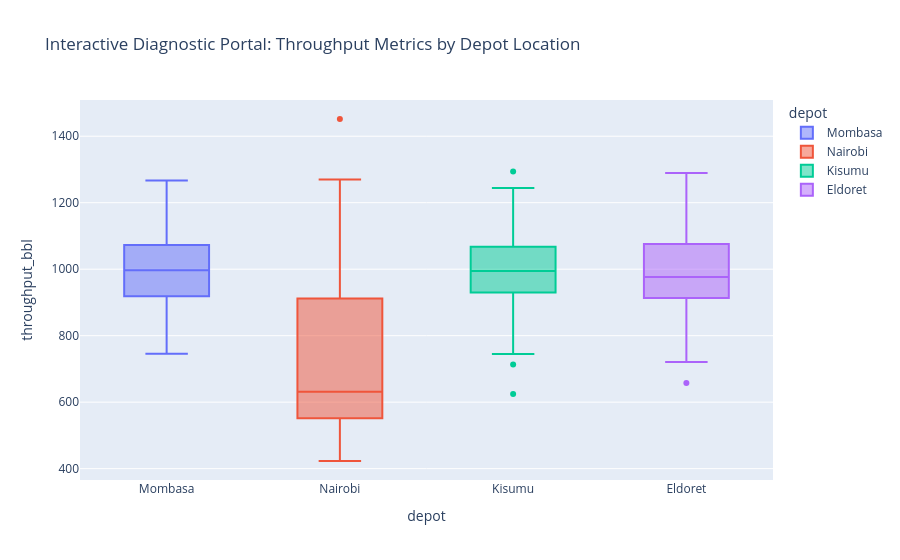

This figure's notebook cell:
### Code cell
# Interactive Deep-Dive Exploration with Plotly
fig = px.box(df_eda, x='depot', y='throughput_bbl', color='depot',
             title='Interactive Diagnostic Portal: Throughput Metrics by Depot Location')
fig.show()

### Figure 1 — Plotly figure (JSON) as saved in the notebook; plotly's stock layout.template omitted (floating-point values rounded to 4 significant figures)
{"data": [{"alignmentgroup": "True", "hovertemplate": "depot=%{x}<br>throughput_bbl=%{y}<extra></extra>", "legendgroup": "Mombasa", "marker": {"color": "#636efa"}, "name": "Mombasa", "notched": false, "offsetgroup": "Mombasa", "orientation": "v", "showlegend": true, "type": "box", "x": ["Mombasa", "Mombasa", "Mombasa", "Mombasa", "Mombasa", "Mombasa", "Mombasa", "Mombasa", "Mombasa", "Mombasa", "Mombasa", "Mombasa", "Mombasa", "Mombasa", "Mombasa", "Mombasa", "Mombasa", "Mombasa", "Mombasa", "Mombasa", "Mombasa", "Mombasa", "Mombasa", "Mombasa", "Mombasa", "Mombasa", "Mombasa", "Mombasa", "Mombasa", "Mombasa", "Mombasa", "Mombasa", "Mombasa", "Mombasa", "Mombasa", "Mombasa", "Mombasa", "Mombasa", "Mombasa", "Mombasa", "Mombasa", "Mombasa", "Mombasa", "Mombasa", "Mombasa", "Mombasa", "Mombasa", "Mombasa", "Mombasa", "Mombasa", "Mombasa", "Mombasa", "Mombasa", "Mombasa", "Mombasa", "Mombasa", "Mombasa", "Mombasa", "Mombasa", "Mombasa", "Mombasa", "Mombasa", "Mombasa", "Mombasa", "Mombasa", "Mombasa", "Mombasa", "Mombasa", "Mombasa", "Mombasa", "Mombasa", "Mombasa", "Mombasa", "Mombasa", "Mombasa", "Mombasa", "Mombasa", "Mombasa", "Mombasa", "Mombasa", "Mombasa", "Mombasa", "Mombasa", "Mombasa", "Mombasa", "Mombasa", "Mombasa", "Mombasa", "Mombasa", "Mombasa", "Mombasa", "Mombasa", "Mombasa", "Mombasa", "Mombasa", "Mombasa", "Mombasa", "Mombasa", "Mombasa", "Mombasa"], "x0": " ", "xaxis": "x", "y": [1043.0, 914.4, 1032.0, 973.4, 900.6, 1075.0, 1108.0, 925.6, 938.1, 848.4, 1065.0, 1075.0, 1110.0, 998.2, 1077.0, 988.0, 806.8, 823.9, 1072.0, 997.0, 1004.0, 1039.0, 901.4, 1105.0, 1023.0, 886.1, 896.4, 910.5, 1018.0, 903.0, 1198.0, 1073.0, 1073.0, 910.6, 860.2, 894.7, 1001.0, 745.8, 1013.0, 924.1, 1063.0, 1134.0, 1050.0, 917.8, 1021.0, 972.0, 1000.0, 960.8, 1127.0, 868.5, 1251.0, 914.9, 1053.0, 998.3, 1019.0, 1088.0, 1114.0, 942.4, 1161.0, 990.6, 1104.0, 963.0, 1060.0, 1079.0, 860.9, 918.8, 973.6, 910.7, 890.8, 1217.0, 928.6, 947.7, 908.0, 991.8, 992.5, 991.3, 1044.0, 1090.0, 948.1, 991.1, 946.6, 1120.0, 964.9, 1008.0, 1252.0, 1041.0, 1038.0, 898.9, 923.5, 812.8, 782.1, 965.5, 1155.0, 1107.0, 997.4, 1116.0, 936.6, 1054.0, 1267.0, 835.0], "y0": " ", "yaxis": "y"}, {"alignmentgroup": "True", "hovertemplate": "depot=%{x}<br>throughput_bbl=%{y}<extra></extra>", "legendgroup": "Nairobi", "marker": {"color": "#EF553B"}, "name": "Nairobi", "notched": false, "offsetgroup": "Nairobi", "orientation": "v", "showlegend": true, "type": "box", "x": ["Nairobi", "Nairobi", "Nairobi", "Nairobi", "Nairobi", "Nairobi", "Nairobi", "Nairobi", "Nairobi", "Nairobi", "Nairobi", "Nairobi", "Nairobi", "Nairobi", "Nairobi", "Nairobi", "Nairobi", "Nairobi", "Nairobi", "Nairobi", "Nairobi", "Nairobi", "Nairobi", "Nairobi", "Nairobi", "Nairobi", "Nairobi", "Nairobi", "Nairobi", "Nairobi", "Nairobi", "Nairobi", "Nairobi", "Nairobi", "Nairobi", "Nairobi", "Nairobi", "Nairobi", "Nairobi", "Nairobi", "Nairobi", "Nairobi", "Nairobi", "Nairobi", "Nairobi", "Nairobi", "Nairobi", "Nairobi", "Nairobi", "Nairobi", "Nairobi", "Nairobi", "Nairobi", "Nairobi", "Nairobi", "Nairobi", "Nairobi", "Nairobi", "Nairobi", "Nairobi", "Nairobi", "Nairobi", "Nairobi", "Nairobi", "Nairobi", "Nairobi", "Nairobi", "Nairobi", "Nairobi", "Nairobi", "Nairobi", "Nairobi", "Nairobi", "Nairobi", "Nairobi", "Nairobi", "Nairobi", "Nairobi", "Nairobi", "Nairobi", "Nairobi", "Nairobi", "Nairobi", "Nairobi", "Nairobi", "Nairobi", "Nairobi", "Nairobi", "Nairobi", "Nairobi", "Nairobi", "Nairobi", "Nairobi", "Nairobi", "Nairobi", "Nairobi", "Nairobi", "Nairobi", "Nairobi", "Nairobi"], "x0": " ", "xaxis": "x", "y": [1166.0, 827.3, 882.8, 860.7, 1089.0, 1011.0, 1120.0, 993.3, 1035.0, 1078.0, 898.8, 997.9, 916.4, 906.9, 1452.0, 1187.0, 1047.0, 917.4, 990.9, 919.6, 1018.0, 1269.0, 922.0, 968.9, 1036.0, 851.8, 1118.0, 930.9, 806.1, 943.4, 1064.0, 1188.0, 526.3, 423.0, 648.2, 620.7, 585.5, 499.9, 711.9, 670.8, 522.3, 719.4, 509.5, 564.4, 570.2, 683.5, 553.3, 466.2, 608.8, 547.6, 566.8, 690.5, 545.7, 567.0, 494.1, 698.8, 593.0, 514.1, 625.1, 571.9, 625.5, 511.0, 580.7, 742.2, 505.7, 550.1, 594.6, 573.9, 545.6, 639.9, 543.0, 742.7, 515.7, 628.2, 636.8, 537.0, 557.8, 586.8, 538.1, 618.4, 754.9, 747.2, 529.8, 594.4, 606.6, 622.5, 507.2, 587.7, 533.5, 573.8, 644.6, 547.9, 492.0, 519.9, 740.9, 846.7, 671.3, 491.1, 635.2, 602.2], "y0": " ", "yaxis": "y"}, {"alignmentgroup": "True", "hovertemplate": "depot=%{x}<br>throughput_bbl=%{y}<extra></extra>", "legendgroup": "Kisumu", "marker": {"color": "#00cc96"}, "name": "Kisumu", "notched": false, "offsetgroup": "Kisumu", "orientation": "v", "showlegend": true, "type": "box", "x": ["Kisumu", "Kisumu", "Kisumu", "Kisumu", "Kisumu", "Kisumu", "Kisumu", "Kisumu", "Kisumu", "Kisumu", "Kisumu", "Kisumu", "Kisumu", "Kisumu", "Kisumu", "Kisumu", "Kisumu", "Kisumu", "Kisumu", "Kisumu", "Kisumu", "Kisumu", "Kisumu", "Kisumu", "Kisumu", "Kisumu", "Kisumu", "Kisumu", "Kisumu", "Kisumu", "Kisumu", "Kisumu", "Kisumu", "Kisumu", "Kisumu", "Kisumu", "Kisumu", "Kisumu", "Kisumu", "Kisumu", "Kisumu", "Kisumu", "Kisumu", "Kisumu", "Kisumu", "Kisumu", "Kisumu", "Kisumu", "Kisumu", "Kisumu", "Kisumu", "Kisumu", "Kisumu", "Kisumu", "Kisumu", "Kisumu", "Kisumu", "Kisumu", "Kisumu", "Kisumu", "Kisumu", "Kisumu", "Kisumu", "Kisumu", "Kisumu", "Kisumu", "Kisumu", "Kisumu", "Kisumu", "Kisumu", "Kisumu", "Kisumu", "Kisumu", "Kisumu", "Kisumu", "Kisumu", "Kisumu", "Kisumu", "Kisumu", "Kisumu", "Kisumu", "Kisumu", "Kisumu", "Kisumu", "Kisumu", "Kisumu", "Kisumu", "Kisumu", "Kisumu", "Kisumu", "Kisumu", "Kisumu", "Kisumu", "Kisumu", "Kisumu", "Kisumu", "Kisumu", "Kisumu", "Kisumu", "Kisumu"], "x0": " ", "xaxis": "x", "y": [980.2, 951.1, 922.9, 1013.0, 1149.0, 995.9, 913.4, 806.8, 1168.0, 905.6, 993.6, 870.3, 1013.0, 948.7, 1006.0, 937.8, 919.8, 624.7, 1044.0, 1105.0, 1132.0, 1094.0, 964.5, 990.9, 1177.0, 934.8, 1003.0, 1294.0, 1094.0, 926.6, 918.2, 853.3, 843.3, 930.7, 980.8, 713.0, 1018.0, 972.4, 1040.0, 1135.0, 1047.0, 962.9, 1012.0, 915.3, 976.6, 1022.0, 876.6, 1019.0, 751.9, 1059.0, 1028.0, 1110.0, 1030.0, 1029.0, 943.9, 909.7, 1245.0, 959.4, 1107.0, 1021.0, 1056.0, 745.3, 947.0, 1022.0, 900.9, 1212.0, 1142.0, 1105.0, 1075.0, 1036.0, 943.5, 964.3, 1059.0, 1073.0, 1024.0, 793.2, 778.8, 825.8, 955.9, 947.2, 975.0, 1138.0, 1062.0, 1140.0, 854.8, 944.7, 929.7, 1053.0, 791.3, 1112.0, 1043.0, 972.7, 1161.0, 1150.0, 953.3, 1163.0, 1089.0, 910.6, 960.3, 1151.0], "y0": " ", "yaxis": "y"}, {"alignmentgroup": "True", "hovertemplate": "depot=%{x}<br>throughput_bbl=%{y}<extra></extra>", "legendgroup": "Eldoret", "marker": {"color": "#ab63fa"}, "name": "Eldoret", "notched": false, "offsetgroup": "Eldoret", "orientation": "v", "showlegend": true, "type": "box", "x": ["Eldoret", "Eldoret", "Eldoret", "Eldoret", "Eldoret", "Eldoret", "Eldoret", "Eldoret", "Eldoret", "Eldoret", "Eldoret", "Eldoret", "Eldoret", "Eldoret", "Eldoret", "Eldoret", "Eldoret", "Eldoret", "Eldoret", "Eldoret", "Eldoret", "Eldoret", "Eldoret", "Eldoret", "Eldoret", "Eldoret", "Eldoret", "Eldoret", "Eldoret", "Eldoret", "Eldoret", "Eldoret", "Eldoret", "Eldoret", "Eldoret", "Eldoret", "Eldoret", "Eldoret", "Eldoret", "Eldoret", "Eldoret", "Eldoret", "Eldoret", "Eldoret", "Eldoret", "Eldoret", "Eldoret", "Eldoret", "Eldoret", "Eldoret", "Eldoret", "Eldoret", "Eldoret", "Eldoret", "Eldoret", "Eldoret", "Eldoret", "Eldoret", "Eldoret", "Eldoret", "Eldoret", "Eldoret", "Eldoret", "Eldoret", "Eldoret", "Eldoret", "Eldoret", "Eldoret", "Eldoret", "Eldoret", "Eldoret", "Eldoret", "Eldoret", "Eldoret", "Eldoret", "Eldoret", "Eldoret", "Eldoret", "Eldoret", "Eldoret", "Eldoret", "Eldoret", "Eldoret", "Eldoret", "Eldoret", "Eldoret", "Eldoret", "Eldoret", "Eldoret", "Eldoret", "Eldoret", "Eldoret", "Eldoret", "Eldoret", "Eldoret", "Eldoret", "Eldoret", "Eldoret", "Eldoret", "Eldoret"], "x0": " ", "xaxis": "x", "y": [822.8, 1008.0, 1031.0, 1090.0, 1149.0, 937.6, 720.9, 1270.0, 1029.0, 945.1, 1084.0, 1095.0, 970.1, 1008.0, 974.3, 1003.0, 1059.0, 952.4, 910.6, 1091.0, 955.4, 805.8, 826.0, 1081.0, 1013.0, 1179.0, 993.9, 1172.0, 994.1, 849.0, 738.5, 902.8, 1192.0, 1102.0, 973.0, 988.2, 1194.0, 1085.0, 934.9, 884.1, 1035.0, 823.0, 1062.0, 1015.0, 1092.0, 978.1, 1039.0, 840.7, 985.2, 1100.0, 889.4, 969.6, 932.7, 1125.0, 811.5, 919.7, 988.4, 1179.0, 1084.0, 1149.0, 906.0, 1006.0, 1125.0, 777.4, 910.4, 1071.0, 912.6, 987.2, 872.5, 657.4, 983.1, 989.7, 908.5, 1064.0, 913.3, 876.2, 1278.0, 794.0, 1114.0, 970.9, 908.5, 924.6, 1047.0, 972.0, 1159.0, 912.7, 962.8, 938.1, 1038.0, 965.1, 953.3, 936.9, 1289.0, 905.3, 936.4, 919.0, 929.0, 1262.0, 956.9, 964.0], "y0": " ", "yaxis": "y"}], "layout": {"boxmode": "overlay", "legend": {"title": {"text": "depot"}, "tracegroupgap": 0}, "title": {"text": "Interactive Diagnostic Portal: Throughput Metrics by Depot Location"}, "xaxis": {"anchor": "y", "categoryarray": ["Mombasa", "Nairobi", "Kisumu", "Eldoret"], "categoryorder": "array", "domain": [0, 1], "title": {"text": "depot"}}, "yaxis": {"anchor": "x", "domain": [0, 1], "title": {"text": "throughput_bbl"}}}}
